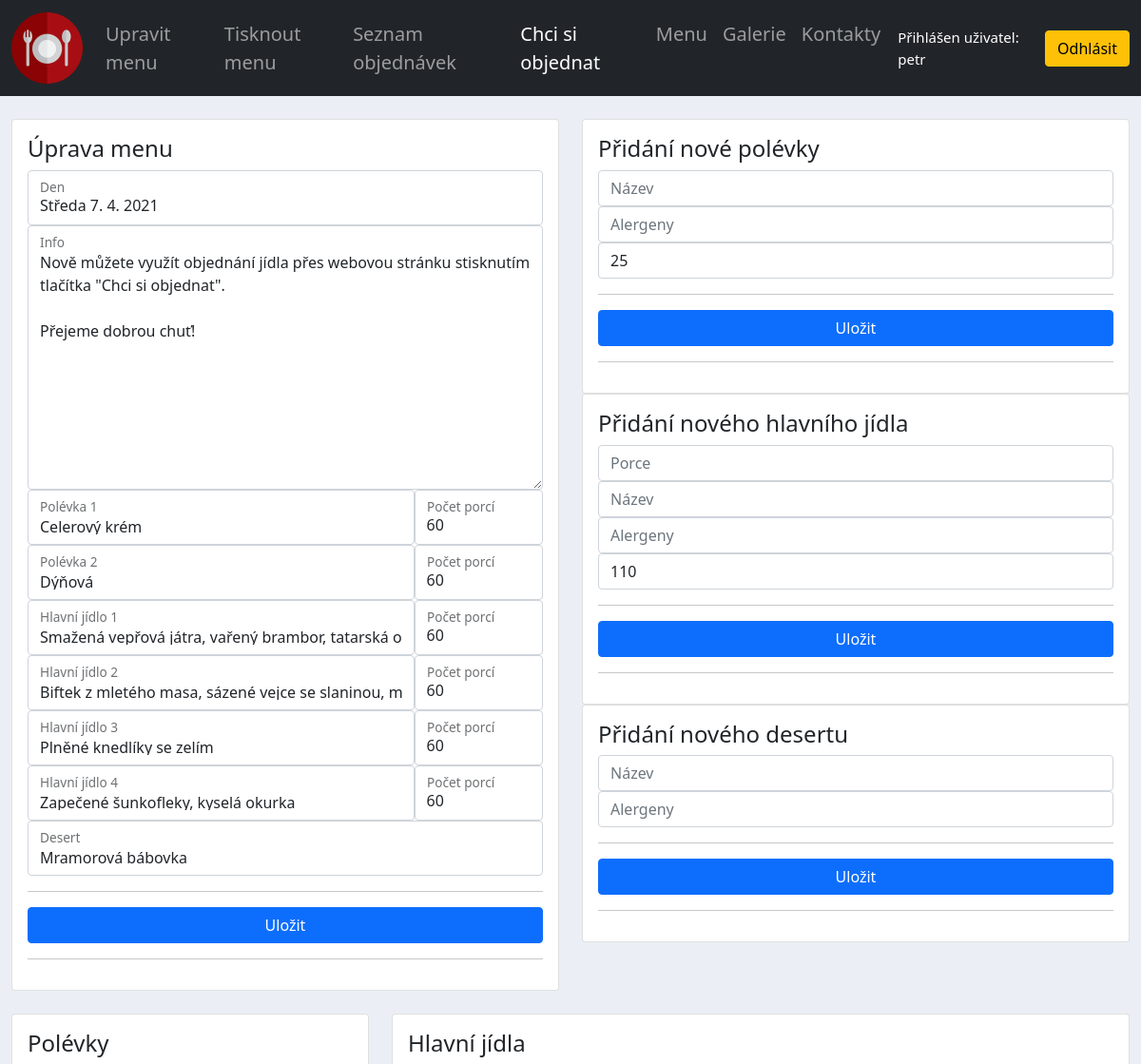
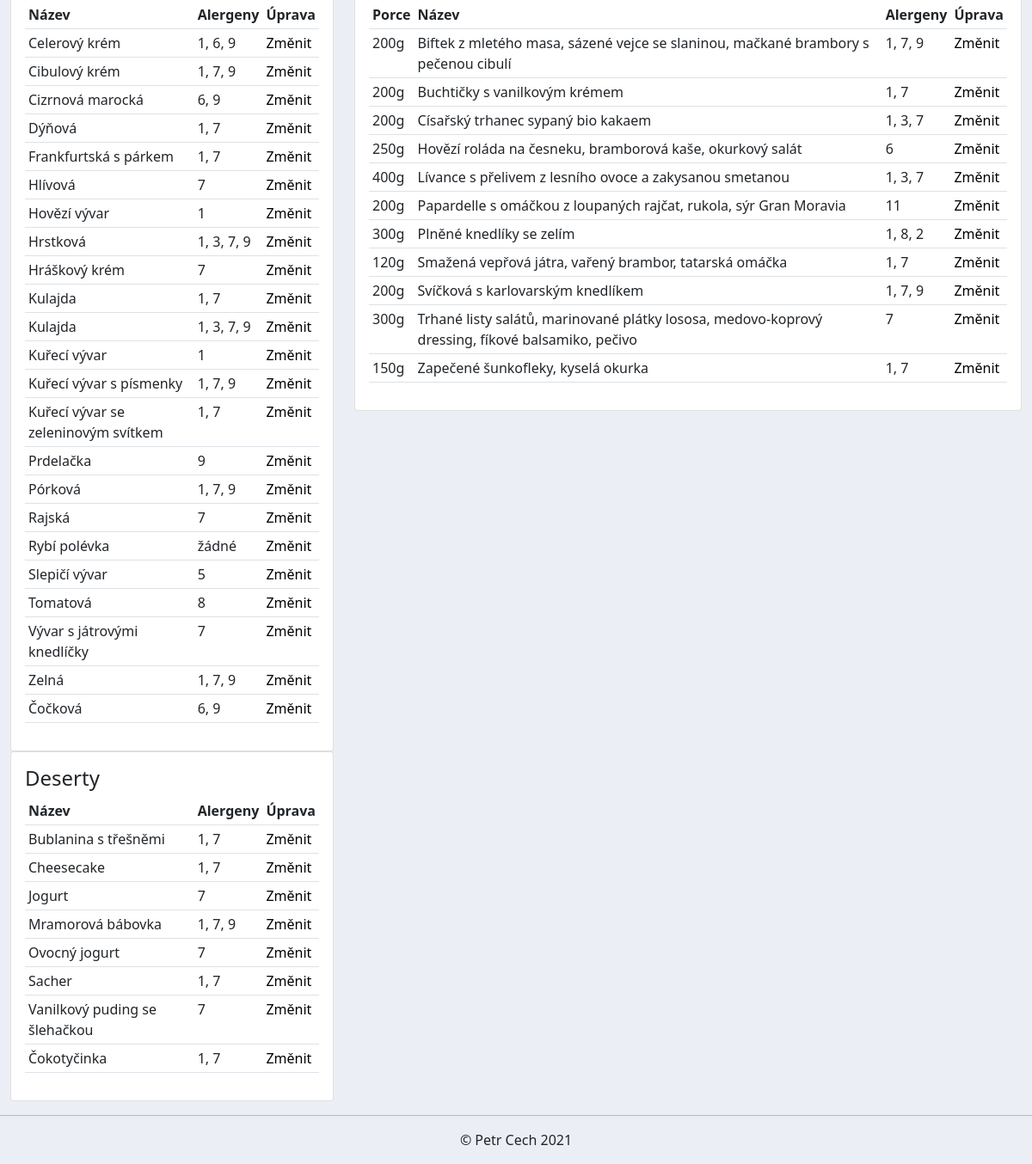
Screenshot of /edit_menu/1/ (signed in) with the database file from the repository (2 pictures, top to bottom).
### accounts/models.py (models this page shows)
class Menu(models.Model):
    supper1 = models.ForeignKey(
        Supper, related_name='supper1', null=True, on_delete=models.SET_NULL
    )
    supper1_portions = models.PositiveIntegerField(null=True)
    supper2 = models.ForeignKey(
        Supper, related_name='supper2', null=True, on_delete=models.SET_NULL
    )
    supper2_portions = models.PositiveIntegerField(null=True)
    meal1 = models.ForeignKey(
        Meal, related_name='meal1', null=True, on_delete=models.SET_NULL
    )
    meal1_portions = models.PositiveIntegerField(null=True)
    meal2 = models.ForeignKey(
        Meal, related_name='meal2', null=True, on_delete=models.SET_NULL
    )
    meal2_portions = models.PositiveIntegerField(null=True)
    meal3 = models.ForeignKey(
        Meal, related_name='meal3', null=True, on_delete=models.SET_NULL
    )
    meal3_portions = models.PositiveIntegerField(null=True)
    meal4 = models.ForeignKey(
        Meal, related_name='meal4', null=True, on_delete=models.SET_NULL
    )
    meal4_portions = models.PositiveIntegerField(null=True)
    desert = models.ForeignKey(Desert, null=True, on_delete=models.SET_NULL)
    day = models.CharField(max_length=1000, null=True, default='')
    info = models.TextField(max_length=2000, blank=True)

class Supper(models.Model):
    name = models.CharField(max_length=200, null=True)
    alergens = models.CharField(max_length=200, null=True)
    price = models.PositiveIntegerField(null=True, default=25)
    def __str__(self):
        return self.name

class Meal(models.Model):
    portion = models.IntegerField(null=True)
    name = models.CharField(max_length=200, null=True)
    alergens = models.CharField(max_length=200, null=True)
    price = models.PositiveIntegerField(null=True, default=110)
    def __str__(self):
        return self.name

class Desert(models.Model):
    name = models.CharField(max_length=200, null=True)
    alergens = models.CharField(max_length=200, null=True)
    def __str__(self):
        return self.name

### accounts/views.py (the view)
# urls.py: path('edit_menu/<str:pk>/', views.editMenu, name='edit_menu'),
@login_required(login_url='login')
def editMenu(request, pk):
    menu = Menu.objects.get(id=pk)
    formMenu = MenuForm(instance=menu)
    if request.method == 'POST' and 'EditMenu' in request.POST:
        formMenu = MenuForm(request.POST, instance=menu)
        if formMenu.is_valid():
            formMenu.save()
            messages.success(request, f'Menu změněno!')
            return redirect('/')
    formSupper = EditSupperForm()
    if request.method == 'POST' and 'AddSupper' in request.POST:
        formSupper = EditSupperForm(request.POST)
        if formSupper.is_valid():
            formSupper.save()
            messages.success(request, f'Polívka přidána!')
    formMeal = EditMealForm()
    if request.method == 'POST' and 'AddMeal' in request.POST:
        formMeal = EditMealForm(request.POST)
        if formMeal.is_valid():
            formMeal.save()
            messages.success(request, f'Hlavní jídlo přidáno!')
    formDesert = EditDesertForm()
    if request.method == 'POST' and 'AddDesert' in request.POST:
        formDesert = EditDesertForm(request.POST)
        if formDesert.is_valid():
            formDesert.save()
            messages.success(request, f'Desert přidán!')
    supper = Supper.objects.all().order_by('name')
    meal = Meal.objects.all().order_by('name')
    desert = Desert.objects.all().order_by('name')
    context = {
        'menu': menu,
        'formMenu': formMenu,
        'formSupper': formSupper,
        'formMeal': formMeal,
        'formDesert': formDesert,
        'supper': supper,
        'meal': meal,
        'desert': desert,
    }
    return render(request, 'accounts/menu_form.html', context)

### accounts/forms.py
class EditSupperForm(ModelForm):
    class Meta:
        model = Supper
        fields = '__all__'

### accounts/templates/accounts/menu_form.html (shortened to what this page needs)
{%  extends 'accounts/main.html' %}
{% load static %}
{% block content %}
<br>
<div class="row">
    <div class="col-lg-6">
        <div class="card card-body">
            <h4>Úprava menu</h4>
            <form action="" method="POST">
                <div class="form-floating">
                    {{formMenu.day}}
                    <label>Den</label>
                </div>
                <div class="form-floating">
                    {{formMenu.info}}
                    <label>Info</label>
                </div>
                <div class="d-flex flex-row">
                  <div class="form-floating w-75">
                    {{ formMenu.supper1 }}
                    <label>Polévka 1</label>
                  </div>
                  <div class="form-floating w-25">
                    {{ formMenu.supper1_portions }}
                    <label>Počet porcí</label>
                  </div>
                </div>
                <div class="d-flex flex-row">
                  <div class="form-floating w-75">
                    {{ formMenu.supper2 }}
                    <label>Polévka 2</label>
                  </div>
                  <div class="form-floating w-25">
                    {{ formMenu.supper2_portions }}
                    <label>Počet porcí</label>
                  </div>
                </div>
                <div class="d-flex flex-row">
                  <div class="form-floating w-75">
                    {{ formMenu.meal1 }}
                    <label>Hlavní jídlo 1</label>
                  </div>
                  <div class="form-floating w-25">
                    {{ formMenu.meal1_portions }}
                    <label>Počet porcí</label>
                  </div>
                </div>
                <div class="d-flex flex-row">
                  <div class="form-floating w-75">
                    {{ formMenu.meal2 }}
                    <label>Hlavní jídlo 2</label>
                  </div>
                  <div class="form-floating w-25">
                    {{ formMenu.meal2_portions }}
                    <label>Počet porcí</label>
                  </div>
                </div>
                <div class="d-flex flex-row">
                  <div class="form-floating w-75">
                    {{ formMenu.meal3 }}
                    <label>Hlavní jídlo 3</label>
                  </div>
                  <div class="form-floating w-25">
                    {{ formMenu.meal3_portions }}
                    <label>Počet porcí</label>
                  </div>
                </div>
                <div class="d-flex flex-row">
                  <div class="form-floating w-75">
                    {{ formMenu.meal4 }}
                    <label>Hlavní jídlo 4</label>
                  </div>
                  <div class="form-floating w-25">
                    {{ formMenu.meal4_portions }}
                    <label>Počet porcí</label>
                  </div>
                </div>
                <div class="form-floating">
                    {{formMenu.desert}}
                    <label>Desert</label>
                </div>
                <hr>
                <input class="btn btn-primary w-100" type="submit" name="EditMenu" value="Uložit">
                <hr>
            </form>
        </div>
    </div>
    <div class="col-lg-6">
        <div class="card card-body">
            <h4>Přidání nové polévky</h4>
            <form action="" method="POST">
                <input type="text" name="name" maxlength="200" class="form-control" placeholder="Název" required="" id="id_name">
                <input type="text" name="alergens" maxlength="200" class="form-control" placeholder="Alergeny" required="" id="id_alergens">
                <input type="number" name="price" value="25" min="0" class="form-control" placeholder="Cena" required="" id="id_price">
                <hr>
                <input class="btn btn-primary w-100" type="submit" name="AddSupper" value="Uložit">
                <hr>
            </form>
        </div>
        <div class="card card-body">
            <h4>Přidání nového hlavního jídla</h4>
            <form action="" method="POST">
                <input type="number" name="portion" class="form-control" placeholder="Porce" required="" id="id_portion">
                <input type="text" name="name" maxlength="200" class="form-control" placeholder="Název" required="" id="id_name">
                <input type="text" name="alergens" maxlength="200" class="form-control" placeholder="Alergeny" required="" id="id_alergens">
                <input type="number" name="price" value="110" min="0" class="form-control" placeholder="Cena" required="" id="id_price">
                <hr>
                <input class="btn btn-primary w-100" type="submit" name="AddMeal" value="Uložit">
                <hr>
            </form>
        </div>
        <div class="card card-body">
            <h4>Přidání nového desertu</h4>
            <form action="" method="POST">
                <input type="text" name="name" maxlength="200" class="form-control" placeholder="Název" required="" id="id_name">
                <input type="text" name="alergens" maxlength="200" class="form-control" placeholder="Alergeny" required="" id="id_alergens">
                <hr>
                <input class="btn btn-primary w-100" type="submit" name="AddDesert" value="Uložit">
                <hr>
            </form>
        </div>
    </div>
</div>
<br>
<div class="row">
    <div class="col-md-4">
        <div class="card card-body">
            <h4>Polévky</h4>
            <table class="table table-sm table-hover">
      				<tr>
      					<th>Název</th>
      					<th>Alergeny</th>
      					<th>Úprava</th>
      				</tr>
      				{% for s in supper%}
                      <tr>
                              <td>{{s.name}}</td>
                              <td>{{s.alergens}}</td>
                              <td><a id="supper" href="{% url 'edit_supper' s.id %}">Změnit</a></td>
                      </tr>
              {% endfor %}
      			</table>
        </div>
    </div>
    <div class="col-md-8">
        <div class="card card-body">
            <h4>Hlavní jídla</h4>
            <table class="table table-sm table-hover">
      				<tr>
                <th>Porce</th>
                <th>Název</th>
      					<th>Alergeny</th>
      					<th>Úprava</th>
      				</tr>
      				{% for m in meal %}
                      <tr>
                              <td>{{m.portion}}g</td>
                              <td>{{m.name}}</td>
                              <td>{{m.alergens}}</td>
                              <td><a id="meal" href="{% url 'edit_meal' m.id %}">Změnit</a></td>
                      </tr>
              {% endfor %}
      			</table>
        </div>
    </div>
    <div class="col-md-4">
        <div class="card card-body">
            <h4>Deserty</h4>
            <table class="table table-sm table-hover">
      				<tr>
      					<th>Název</th>
      					<th>Alergeny</th>
      					<th>Úprava</th>
      				</tr>
      				{% for d in desert %}
                      <tr>
                              <td>{{d.name}}</td>
                              <td>{{d.alergens}}</td>
                              <td><a href="{% url 'edit_desert' d.id %}">Změnit</a></td>
                      </tr>
              {% endfor %}
      			</table>
        </div>
    </div>
</div>
{% endblock %}

### accounts/templates/accounts/navbar.html (shortened to what this page needs)
{% load static %}
<nav class="navbar sticky-top navbar-expand-md navbar-dark bg-dark">
  <div class="container-fluid">
    <a class="navbar-brand" href="{% url 'home' %}">
      <img src="{% static 'images/logo.png' %}" class="logo">
    </a>
    <div class="collapse navbar-collapse" id="navbarNav">
      <ul class="navbar-nav">
        {% if request.user.is_staff %}
        <li class="nav-item">
          <a class="nav-link fs-5" href="{% url 'edit_menu' menu.id %}">Upravit menu</a>
        </li>
        <li class="nav-item">
          <a class="nav-link fs-5" href="{% url 'print_menu' %}">Tisknout menu</a>
        </li>
        <li class="nav-item">
          <a class="nav-link fs-5" href="{% url 'orders' %}">Seznam objednávek</a>
        </li>
        {% endif %}
        <li class="nav-item">
          <a class="nav-link active fs-5" href="{% url 'make_order' %}">Chci si objednat</a>
        </li>
        <li class="nav-item">
          <a class="nav-link fs-5" href="{% url 'home'%}#menu">Menu</a>
        </li>
        <li class="nav-item">
          <a class="nav-link fs-5" href="{% url 'home'%}#gallery">Galerie</a>
        </li>
        <li class="nav-item">
          <a class="nav-link fs-5" href="{% url 'home'%}#contacts">Kontakty</a>
        </li>
      </ul>
    </div>
      {% if request.user.is_staff %}
      <span class="hello-msg">Přihlášen uživatel: {{request.user}}  </span>
      <span><a class="btn btn-warning" href="{% url 'logout' %}">Odhlásit</a></span>
      {% endif %}
  </div>
</nav>

### static/css/main.css (style rules this page uses)
body { background-color: #ebeff5; }
.hello-msg { font-size: 15px; color: white; margin: 10px }
a { text-decoration: none !important; color: black; }

### rows the page displays
Menu: day "Středa 7. 4. 2021", info "Nově můžete využít objednání jídla přes webovou stránku stisknutím tlačítka \"Chci si objednat\". Přejeme dobrou chuť!", supper1 "Celerový krém", supper1_portions "60", supper2 "Dýňová", supper2_portions "60", meal1 "Smažená vepřová játra, vařený brambor, tatarská omáčka", meal1_portions "60", meal2 "Biftek z mletého masa, sázené vejce se slaninou, mačkané brambory s pečenou cibulí", meal2_portions "60", meal3 "Plněné knedlíky se zelím", meal3_portions "60", meal4 "Zapečené šunkofleky, kyselá okurka", meal4_portions "60", desert "Mramorová bábovka"
Supper: name "Celerový krém", alergens "1, 6, 9"
Supper: name "Cibulový krém", alergens "1, 7, 9"
Supper: name "Cizrnová marocká", alergens "6, 9"
Supper: name "Dýňová", alergens "1, 7"
Supper: name "Frankfurtská s párkem", alergens "1, 7"
Supper: name "Hlívová", alergens "7"
Supper: name "Hovězí vývar", alergens "1"
Supper: name "Hrstková", alergens "1, 3, 7, 9"
Supper: name "Hráškový krém", alergens "7"
Supper: name "Kulajda", alergens "1, 7"
Supper: name "Kulajda", alergens "1, 3, 7, 9"
Supper: name "Kuřecí vývar", alergens "1"
Supper: name "Kuřecí vývar s písmenky", alergens "1, 7, 9"
Supper: name "Kuřecí vývar se zeleninovým svítkem", alergens "1, 7"
Supper: name "Prdelačka", alergens "9"
Supper: name "Pórková", alergens "1, 7, 9"
Supper: name "Rajská", alergens "7"
Supper: name "Rybí polévka", alergens "žádné"
Supper: name "Slepičí vývar", alergens "5"
Supper: name "Tomatová", alergens "8"
Supper: name "Vývar s játrovými knedlíčky", alergens "7"
Supper: name "Zelná", alergens "1, 7, 9"
Supper: name "Čočková", alergens "6, 9"
Meal: portion "200", name "Biftek z mletého masa, sázené vejce se slaninou, mačkané brambory s pečenou cibulí", alergens "1, 7, 9"
Meal: portion "200", name "Buchtičky s vanilkovým krémem", alergens "1, 7"
Meal: portion "200", name "Císařský trhanec sypaný bio kakaem", alergens "1, 3, 7"
Meal: portion "250", name "Hovězí roláda na česneku, bramborová kaše, okurkový salát", alergens "6"
Meal: portion "400", name "Lívance s přelivem z lesního ovoce a zakysanou smetanou", alergens "1, 3, 7"
Meal: portion "200", name "Papardelle s omáčkou z loupaných rajčat, rukola, sýr Gran Moravia", alergens "11"
Meal: portion "300", name "Plněné knedlíky se zelím", alergens "1, 8, 2"
Meal: portion "120", name "Smažená vepřová játra, vařený brambor, tatarská omáčka", alergens "1, 7"
Meal: portion "200", name "Svíčková s karlovarským knedlíkem", alergens "1, 7, 9"
Meal: portion "300", name "Trhané listy salátů, marinované plátky lososa, medovo-koprový dressing, fíkové balsamiko, pečivo", alergens "7"
Meal: portion "150", name "Zapečené šunkofleky, kyselá okurka", alergens "1, 7"
Desert: name "Bublanina s třešněmi", alergens "1, 7"
Desert: name "Cheesecake", alergens "1, 7"
Desert: name "Jogurt", alergens "7"
Desert: name "Mramorová bábovka", alergens "1, 7, 9"
Desert: name "Ovocný jogurt", alergens "7"
Desert: name "Sacher", alergens "1, 7"
Desert: name "Vanilkový puding se šlehačkou", alergens "7"
Desert: name "Čokotyčinka", alergens "1, 7"

### other values shown
{{ request.user }} "petr"
